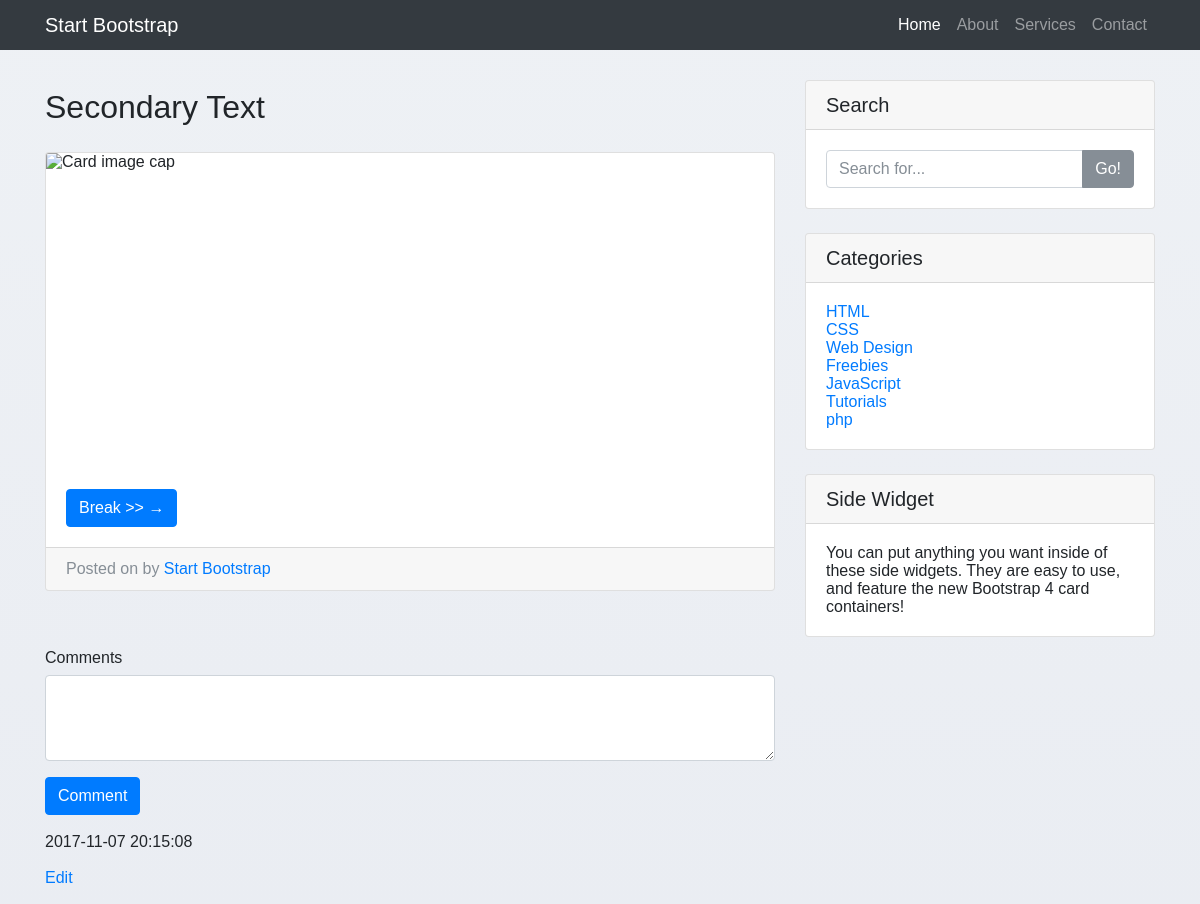
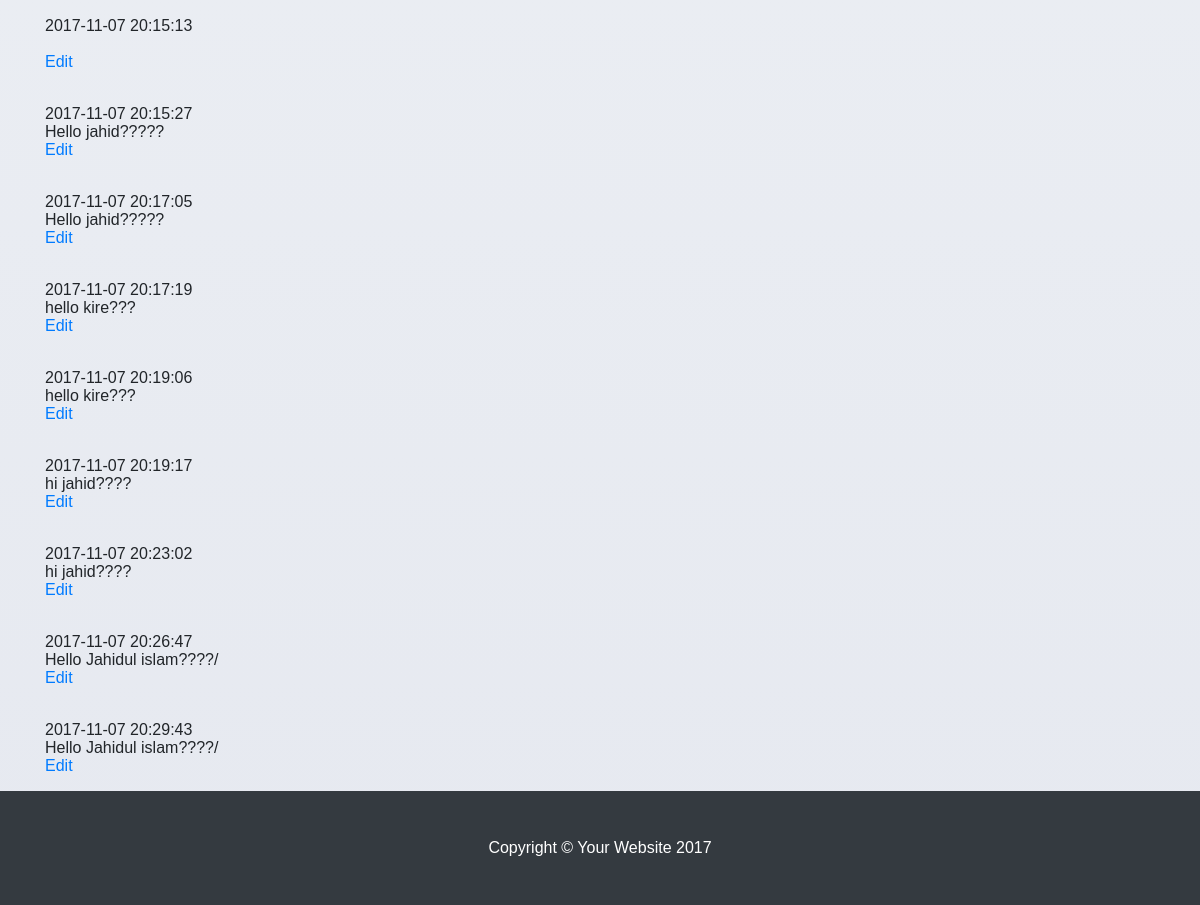
The app's page /view_detils.php with its own data (2 pictures, top to bottom).
### tables this page shows
CREATE TABLE `comments` (
  `id` int(11) NOT NULL,
  `post_id` varchar(100) NOT NULL,
  `comment` varchar(255) NOT NULL,
  `date` timestamp NOT NULL DEFAULT CURRENT_TIMESTAMP ON UPDATE CURRENT_TIMESTAMP
);

CREATE TABLE `category` (
  `id` int(11) NOT NULL,
  `catename` varchar(255) NOT NULL,
  `date` timestamp NOT NULL DEFAULT CURRENT_TIMESTAMP ON UPDATE CURRENT_TIMESTAMP
);

### core/classes/db_connect.php (called while the page is built, shortened)
<?php
	abstract class Database{
		public function __construct()
			{
				$this->db = new mysqli(HOSTNAME,USERNAME,PASSWORD,DBNAME);
			}
	}
?>

### core/classes/Post.php (called while the page is built, shortened)
<?php
	class Post extends Database
	{
		public function detilsPost($id){
			$sql 	= "SELECT * FROM blog_post WHERE id='$id'";
			$query 	= $this->db->query($sql);
			return $query;
		}
		public function viewComment($id){
			$sql = "SELECT * FROM comments WHERE post_id='$id'";
			$query = $this->db->query($sql);
			return $query;
		}
	}
?>

### core/classes/category.php (called while the page is built, shortened)
<?php
	class Category extends Database
	{
		public function getCategory(){
			$sql = "SELECT * FROM category";
			$query = $this->db->query($sql);
			return $query;
		}
	}
?>

### view_detils.php (the view, shortened to what this page needs)
<?php
  include'inc/header.php';
  include'core/classes/Post.php';
  include'core/classes/Category.php';
  $db = new Post();
?>
    <div class="container">
      <div class="row">
        <div class="col-md-8">
          <?php
            $id = $_GET['id'];
            $query = $db->detilsPost($id);
            $row = mysqli_fetch_array($query);
            ?>
          <h1 class="my-4"><?php echo $row['headline']?>
            <small>Secondary Text</small>
          </h1>
          <div class="card mb-4">
            <img class="card-img-top" src="<?php echo $row['image']?>" width="750px" height="300px" alt="Card image cap">
            <div class="card-body">
              <a href="index.php" class="btn btn-primary">Break >> &rarr;</a>
            </div>
            <div class="card-footer text-muted">
              Posted on <?php echo $row['date']?> by
              <a href="#">Start Bootstrap</a>
            </div>
          </div>
           <form action="" method="post">
                <div class="form-group">
                </div>
                <div class="form-group">
                  <label for="description">Comments</label>
                  <textarea class="form-control" name="comment" rows="3"></textarea>
                </div>
                <button type="submit" name="submit" class="btn btn-primary">Comment</button>
            </form>
            <?php
              $id = $row['id'];
              $result = $db->viewComment($id);
              while ($row = mysqli_fetch_array($result)) {
                echo "<div class='Edit_post'><p>";
                echo $row['post_id']."<br>";
                echo $row['date']. "<br>";
                echo $row['comment']."<br>";
                echo "<a href='editcomment.php?id=".$row['id']."'>Edit</a></p></div>";
              }
            ?>
          </div>
<?php include'inc/sidebar.php';?>
<?php include'inc/footer.php';?>

### inc/sidebar.php
    <div class="col-md-4">
      <div class="card my-4">
        <h5 class="card-header">Search</h5>
        <div class="card-body">
          <form action="search.php" method="get">
            <div class="input-group">
              <input type="text" name="search" class="form-control" placeholder="Search for...">
              <span class="input-group-btn">
                <button class="btn btn-secondary" type="submit" value="search" >Go!</button>
              </span>
            </div>
           </form>
        </div>
      </div>
      <div class="card my-4">
        <h5 class="card-header">Categories</h5>
        <div class="card-body">
          <?php
          $db     = new Category;
          $query  = $db->getCategory();
         while($row = mysqli_fetch_array($query)){
          ?>
          <div class="row">
            <div class="col-lg-6">
              <ul class="list-unstyled mb-0">
                <li>
                  <a href="category_page.php?name=<?php echo $row['catename']?>"><?php echo $row['catename']?></a>
                </li>
              </ul>
            </div>
          </div>
          <?php
          }
          ?>
        </div>
      </div>
      <div class="card my-4">
        <h5 class="card-header">Side Widget</h5>
        <div class="card-body">
          You can put anything you want inside of these side widgets. They are easy to use, and feature the new Bootstrap 4 card containers!
        </div>
      </div>
    </div>
  </div>
</div>

### assets/css/blog-home.css (style rules this page uses)
body { padding-top: 54px; }
@media (min-width: 992px) { body { padding-top: 56px; } }

### assets/css/thumbnail-gallery.css (style rules this page uses)
body { background-image: linear-gradient(to top, #e6e9f0 0%, #eef1f5 100%); min-height: 100vh; font: normal 16px sans-serif; }

### records on screen
comments: date "2017-11-07 20:15:08"
comments: date "2017-11-07 20:15:13"
comments: date "2017-11-07 20:15:27", comment "Hello jahid?????"
comments: date "2017-11-07 20:17:05", comment "Hello jahid?????"
comments: date "2017-11-07 20:17:19", comment "hello kire???"
comments: date "2017-11-07 20:19:06", comment "hello kire???"
comments: date "2017-11-07 20:19:17", comment "hi jahid????"
comments: date "2017-11-07 20:23:02", comment "hi jahid????"
comments: date "2017-11-07 20:26:47", comment "Hello Jahidul islam????/"
comments: date "2017-11-07 20:29:43", comment "Hello Jahidul islam????/"
category: catename "HTML"
category: catename "CSS"
category: catename "Web Design"
category: catename "Freebies"
category: catename "JavaScript"
category: catename "Tutorials"
category: catename "php"
